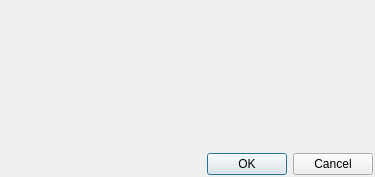
<?xml version="1.0" encoding="UTF-8"?>
<ui version="4.0">
 <class>GlooxAccountConfigurationDialog</class>
 <widget class="QDialog" name="GlooxAccountConfigurationDialog">
  <property name="geometry">
   <rect>
    <x>0</x>
    <y>0</y>
    <width>375</width>
    <height>177</height>
   </rect>
  </property>
  <property name="windowTitle">
   <string>Account configuration</string>
  </property>
  <layout class="QVBoxLayout" name="verticalLayout">
   <property name="margin">
    <number>2</number>
   </property>
   <item>
    <widget class="LeechCraft::Azoth::Xoox::GlooxAccountConfigurationWidget" name="ConfWidget_" native="true"/>
   </item>
   <item>
    <widget class="QDialogButtonBox" name="buttonBox">
     <property name="orientation">
      <enum>Qt::Horizontal</enum>
     </property>
     <property name="standardButtons">
      <set>QDialogButtonBox::Cancel|QDialogButtonBox::Ok</set>
     </property>
    </widget>
   </item>
  </layout>
 </widget>
 <customwidgets>
  <customwidget>
   <class>LeechCraft::Azoth::Xoox::GlooxAccountConfigurationWidget</class>
   <extends>QWidget</extends>
   <header>glooxaccountconfigurationwidget.h</header>
   <container>1</container>
  </customwidget>
 </customwidgets>
 <resources/>
 <connections>
  <connection>
   <sender>buttonBox</sender>
   <signal>accepted()</signal>
   <receiver>GlooxAccountConfigurationDialog</receiver>
   <slot>accept()</slot>
   <hints>
    <hint type="sourcelabel">
     <x>248</x>
     <y>254</y>
    </hint>
    <hint type="destinationlabel">
     <x>157</x>
     <y>274</y>
    </hint>
   </hints>
  </connection>
  <connection>
   <sender>buttonBox</sender>
   <signal>rejected()</signal>
   <receiver>GlooxAccountConfigurationDialog</receiver>
   <slot>reject()</slot>
   <hints>
    <hint type="sourcelabel">
     <x>316</x>
     <y>260</y>
    </hint>
    <hint type="destinationlabel">
     <x>286</x>
     <y>274</y>
    </hint>
   </hints>
  </connection>
 </connections>
</ui>
